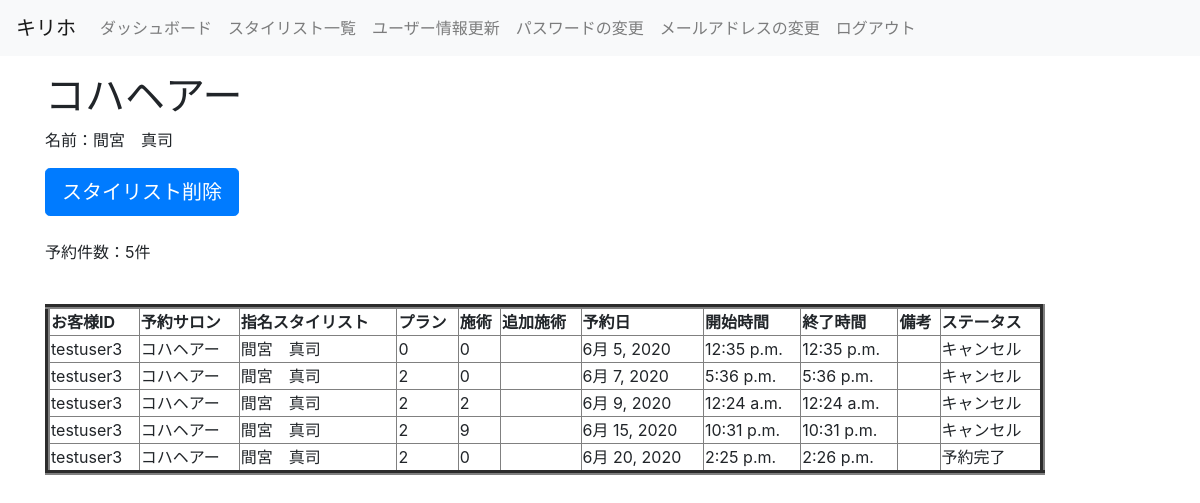
/stylist_detail/1/ (signed in), run on the app's committed database.
### unlimited/models.py (models this page shows, shortened)
class Stylist(models.Model):
    class Meta:
        db_table = 'stylist'
    affiliation_salon = models.ForeignKey(Salon, verbose_name='所属サロン', on_delete=models.PROTECT)
    stylist_name = models.CharField(verbose_name='名前', max_length=255, blank=False, null=False)
    def __str__(self):
        return self.stylist_name

class Salon(models.Model):
    class Meta:
        db_table = 'salon'
    salon = models.ForeignKey(settings.AUTH_USER_MODEL, verbose_name='サロンID', on_delete=models.PROTECT, null=True,
                              blank=True)
    salon_name = models.CharField(verbose_name='店名', max_length=255, blank=False, null=False)
    salon_email = models.EmailField(verbose_name='店舗メール', null=False,
                                    blank=False, unique=True)
    home_page = models.URLField(verbose_name='ホームページ', unique=True)
    salon_phone_num_regex = RegexValidator(regex=r'^[0-9]+$', message="電話番号は入力必須です。例:09012345678")
    salon_phone_num = models.CharField(verbose_name='店舗電話番号', null=False, unique=True, blank=False,
                                       validators=[salon_phone_num_regex], max_length=15, )
    salon_address = models.CharField(verbose_name='住所', max_length=255, null=False, blank=False)
    business_hours = models.CharField(verbose_name='営業日時', max_length=255)
    cut_prise = models.IntegerField(verbose_name='カット料金', null=False, blank=False)
    color_prise = models.IntegerField(verbose_name='カラー料金', null=False, blank=False)
    mainte_cut_prise = models.IntegerField(verbose_name='メンテナンスカット料金', null=False, blank=False, default=1500)
    mainte_color_prise = models.IntegerField(verbose_name='メンテナンスカラー料金', null=False, blank=False, default=2000)
    def __str__(self):
        return self.salon_name

class Reservation(models.Model):
    STATUS = (
        (0, '予約完了'),
        (1, '済'),
        (2, 'キャンセル'),
        (3, 'ドタキャン')
    )
    class Meta:
        db_table = 'Reservation'
    member = models.CharField(verbose_name='お客様ID', max_length=20)
    salon = models.ForeignKey(Salon, verbose_name='予約サロン', on_delete=models.PROTECT, blank=False, null=False)
    stylist = models.ForeignKey(Stylist, verbose_name='指名スタイリスト', on_delete=models.PROTECT, blank=False, null=False)
    plan = models.IntegerField(verbose_name='選択プラン', choices=PLAN, default=0)
    treatment = models.IntegerField(verbose_name='施術', choices=TREATMENT, default=0)
    add_treat = models.TextField(verbose_name='追加施術', blank=True, max_length=255)
    date = models.DateField(verbose_name='予約日', default=timezone.localtime)
    start = models.TimeField(verbose_name='開始時間', default=timezone.localtime)
    end = models.TimeField(verbose_name='終了時間', default=timezone.localtime)
    remarks = models.TextField(verbose_name='備考', blank=True, max_length=255)
    status = models.IntegerField(verbose_name='状態', choices=STATUS, default=0)

### unlimited/views.py (the view)
# urls.py: path('stylist_detail/<int:pk>/', views.StylistDetail.as_view(), name='stylist_detail'),
class StylistDetail(generic.DetailView):
    model = Stylist
    template_name = 'unlimited/stylist_detail.html'
    def get_context_data(self, **kwargs):
        stylist = self.kwargs['pk']
        reservations = Reservation.objects.filter(stylist=stylist)
        count = Reservation.objects.filter(stylist=stylist).count()
        context = super().get_context_data(**kwargs)
        context.update({
            'reservations': reservations,
            'count': count,
        })
        return context

### unlimited/templates/unlimited/stylist_detail.html
{% extends "unlimited/base.html" %}
{% block content %}
    <h1>{{ stylist.affiliation_salon }}</h1>
    <p>名前：{{ stylist.stylist_name }}</p>
    <a class="btn btn-primary btn-lg" href="{% url 'unlimited:stylist_delete' stylist.id %}">スタイリスト削除</a>
    <br />
    <br />
    <p>予約件数：{{ count }}件</p>
    <br />
    <table border="5" width="1000">
        <tr>
            <th>お客様ID</th>
            <th>予約サロン</th>
            <th>指名スタイリスト</th>
            <th>プラン</th>
            <th>施術</th>
            <th>追加施術</th>
            <th>予約日</th>
            <th>開始時間</th>
            <th>終了時間</th>
            <th>備考</th>
            <th>ステータス</th>
        </tr>
        {% for reservation in reservations %}
        <tr>
            <td>{{ reservation.member }}</td>
            <td>{{ reservation.salon }}</td>
            <td>{{ reservation.stylist }}</td>
            <td>{{ reservation.plan }}</td>
            <td>{{ reservation.treatment }}</td>
            <td>{{ reservation.add_treat }}</td>
            <td>{{ reservation.date }}</td>
            <td>{{ reservation.start }}</td>
            <td>{{ reservation.end }}</td>
            <td>{{ reservation.remarks }}</td>
            <td>{{ reservation.get_status_display }}</td>
        </tr>
        {% endfor %}
    </table>
</body>
{% endblock %}

### data on the page
Stylist: affiliation_salon "コハヘアー", stylist_name "間宮 真司"
Reservation: member "testuser3", salon "コハヘアー", stylist "間宮 真司", plan "0", treatment "0", date "6月 5, 2020", start "12:35 p.m.", end "12:35 p.m.", status "キャンセル"
Reservation: member "testuser3", salon "コハヘアー", stylist "間宮 真司", plan "2", treatment "0", date "6月 7, 2020", start "5:36 p.m.", end "5:36 p.m.", status "キャンセル"
Reservation: member "testuser3", salon "コハヘアー", stylist "間宮 真司", plan "2", treatment "2", date "6月 9, 2020", start "12:24 a.m.", end "12:24 a.m.", status "キャンセル"
Reservation: member "testuser3", salon "コハヘアー", stylist "間宮 真司", plan "2", treatment "9", date "6月 15, 2020", start "10:31 p.m.", end "10:31 p.m.", status "キャンセル"
Reservation: member "testuser3", salon "コハヘアー", stylist "間宮 真司", plan "2", treatment "0", date "6月 20, 2020", start "2:25 p.m.", end "2:26 p.m.", status "予約完了"

### other printed values
{{ count }} "5"
